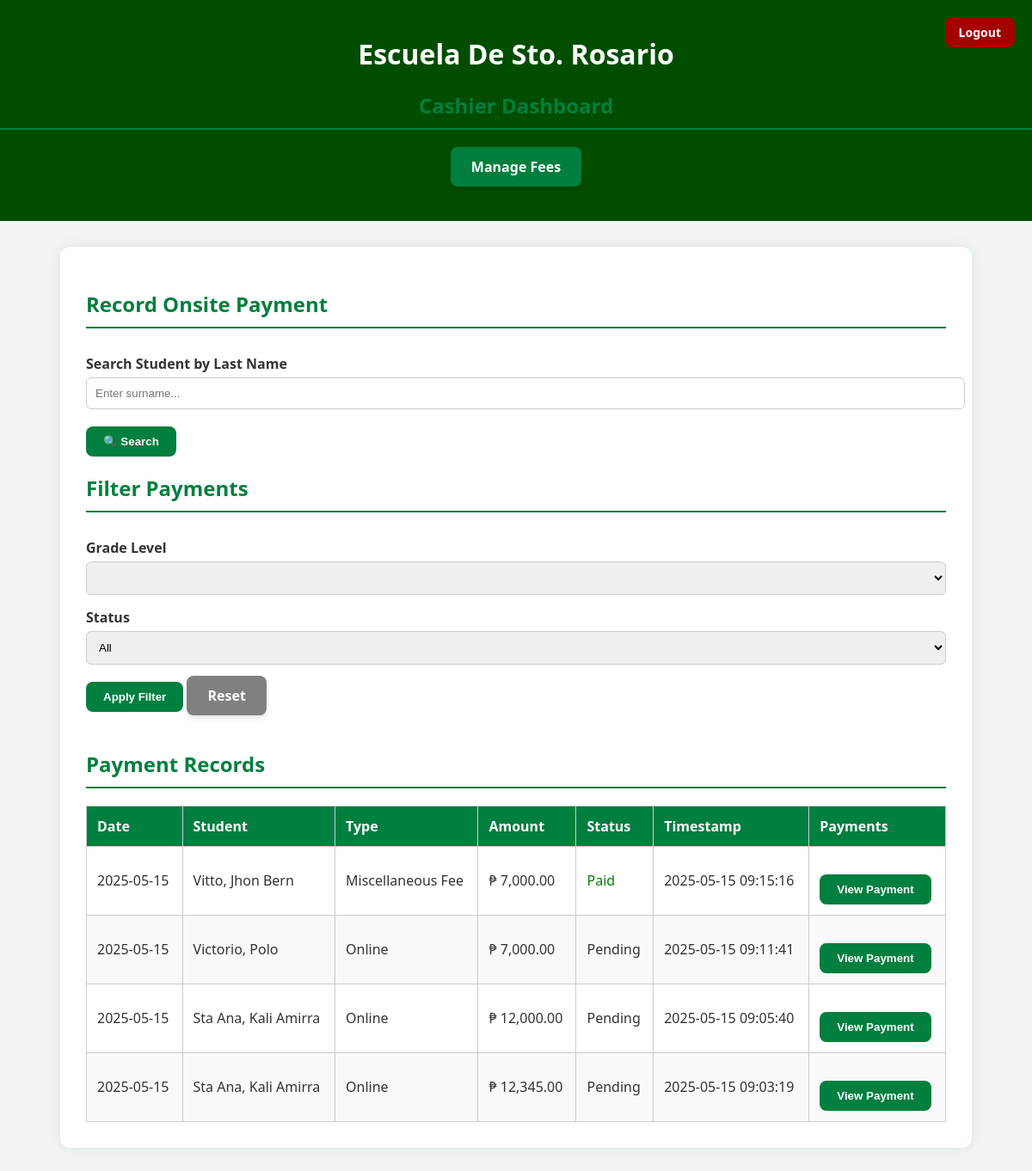
Page /Cashier/cashier_dashboard.php on the committed database.
### tables this page shows
CREATE TABLE `student_payments` (
  `id` int(11) NOT NULL,
  `student_id` varchar(20) DEFAULT NULL,
  `payment_type` varchar(100) NOT NULL,
  `amount` decimal(10,2) NOT NULL,
  `payment_status` enum('pending','paid') DEFAULT 'pending',
  `payment_date` date DEFAULT NULL,
  `created_at` timestamp NOT NULL DEFAULT current_timestamp(),
  `reference_number` varchar(100) DEFAULT NULL,
  `screenshot_path` varchar(255) DEFAULT NULL,
  `screenshot` varchar(255) DEFAULT NULL
);

CREATE TABLE `students_registration` (
  `id` int(11) NOT NULL,
  `year` varchar(50) NOT NULL,
  `course` varchar(50) DEFAULT NULL,
  `lrn` varchar(50) NOT NULL,
  `lastname` varchar(100) NOT NULL,
  `firstname` varchar(100) NOT NULL,
  `middlename` varchar(100) NOT NULL,
  `specaddress` varchar(255) NOT NULL,
  `brgy` varchar(100) NOT NULL,
  `city` varchar(100) NOT NULL,
  `mother` varchar(100) NOT NULL,
  `father` varchar(100) NOT NULL,
  `gname` varchar(100) DEFAULT NULL,
  `sex` varchar(10) NOT NULL,
  `dob` date NOT NULL,
  `religion` varchar(50) NOT NULL,
  `emailaddress` varchar(100) NOT NULL,
  `contactno` varchar(20) NOT NULL,
  `schooltype` varchar(50) NOT NULL,
  `sname` varchar(255) DEFAULT NULL,
  `created_at` timestamp NOT NULL DEFAULT current_timestamp(),
  `enrollment_status` enum('waiting','enrolled') DEFAULT 'waiting',
  `student_type` varchar(10) DEFAULT NULL
);

### Cashier/cashier_dashboard.php (the view, shortened to what this page needs)
<?php
include __DIR__ . '/../db_connection.php';
$filter_sql = "WHERE 1=1";
$payments = $conn->query("
    SELECT sp.*, sr.firstname, sr.lastname
    FROM student_payments sp
    JOIN students_registration sr ON sr.id = sp.student_id
    $filter_sql
    ORDER BY sp.created_at DESC
");
?>
<!DOCTYPE html>
<html lang="en">
<head>
</head>
<body>
<header style="position: relative;">
  <h1>Escuela De Sto. Rosario</h1>
  <h2>Cashier Dashboard</h2>
  <a href="admin_manage_fee.php" class="manage-button">Manage Fees</a>
  <a href="cashier_login.php" class="logout-btn">Logout</a>
</header>
<div class="container">
  <h2>Record Onsite Payment</h2>
  <form method="GET" action="cashier_dashboard.php">
      <label for="search_name">Search Student by Last Name</label>
      <input type="text" name="search_name" placeholder="Enter surname..." required>
      <button type="submit">🔍 Search</button>
  </form>
  <h2>Filter Payments</h2>
  <form method="GET" action="cashier_dashboard.php#filterForm" id="filterForm">
  <label>Grade Level</label>
  <select name="filter_grade_level">
  <?php
  $grade_levels_result = $conn->query("SELECT DISTINCT year FROM students_registration ORDER BY year");
  while ($gl = $grade_levels_result->fetch_assoc()):
      $selected = ($_GET['filter_grade_level'] ?? '') == $gl['year'] ? "selected" : "";
      echo "<option value='{$gl['year']}' $selected>{$gl['year']}</option>";
  endwhile;
  ?>
</select>
    <label>Status</label>
    <select name="filter_status">
      <option value="">All</option>
    </select>
    <button type="submit">Apply Filter</button>
    <a href="cashier_dashboard.php" class="manage-button" style="background-color: gray;">Reset</a>
  </form>
  <h2>Payment Records</h2>
  <table>
    <thead>
      <tr>
        <th>Date</th>
        <th>Student</th>
        <th>Type</th>
        <th>Amount</th>
        <th>Status</th>
        <th>Timestamp</th>
        <th>Payments</th>
      </tr>
    </thead>
    <tbody>
    <?php while ($row = $payments->fetch_assoc()): ?>
      <tr id="payment-row-<?php echo $row['id']; ?>">
        <td><?= date("Y-m-d", strtotime($row['created_at'])) ?></td>
        <td><?= $row['lastname'] ?>, <?= $row['firstname'] ?></td>
        <td><?= $row['payment_type'] ?></td>
        <td>₱ <?= number_format($row['amount'], 2) ?></td>
        <td class="payment-status" id="status-<?php echo $row['id']; ?>">
            <?php
              if (!empty($row['payment_status'])) {
                  if ($row['payment_status'] === 'declined') {
                      echo "<span style='color: red;'>Declined</span>";
                  } elseif ($row['payment_status'] === 'paid') {
                      echo "<span style='color: green;'>Paid</span>";
                  } else {
                      echo ucfirst(htmlspecialchars($row['payment_status']));
                  }
              } else {
                  echo "Pending";
              }
            ?>
        </td>
        <td><?= $row['created_at'] ?></td>
        <td>
          <button
            class="view-payment-btn"
            data-id="<?= $row['id'] ?>"
            data-student="<?= $row['lastname'] ?>, <?= $row['firstname'] ?>"
            data-type="<?= $row['payment_type'] ?>"
            data-amount="<?= $row['amount'] ?>"
            data-status="<?= ucfirst($row['payment_status']) ?>"
            data-reference="<?= $row['reference_number'] ?>"
            data-or="<?= $row['or_number'] ?>"
            data-screenshot="<?= $row['screenshot_path'] ?>"
          >
            View Payment
          </button>
        </td>
      </tr>
    <?php endwhile; ?>
</tbody>
</table>
</body>
</html>

### Cashier/cashier_dashboard.php (style rules this page uses)
body { font-family: 'Segoe UI', Tahoma, Geneva, Verdana, sans-serif; background-color: #f0f4f3; margin: 0; padding: 0; color: #333; }
.container { width: 90%; max-width: 1000px; margin: 30px auto; background: white; padding: 30px; border-radius: 12px; box-shadow: 0 0 15px rgba(0, 0, 0, 0.08); }
h2 { color: #007f3f; border-bottom: 2px solid #007f3f; padding-bottom: 10px; }
table { width: 100%; border-collapse: collapse; margin-top: 20px; }
table, th, td { border: 1px solid #ccc; }
th, td { padding: 12px; text-align: left; }
th { background-color: #007f3f; color: white; }
tr:nth-child(even) { background-color: #f9f9f9; }
a { color: #007f3f; text-decoration: none; font-weight: bold; }
form { margin-top: 30px; }
label { display: block; margin-top: 15px; font-weight: bold; }
select, input[type="text"], input[type="number"] { width: 100%; padding: 10px; margin-top: 5px; border: 1px solid #ccc; border-radius: 6px; }
button { margin-top: 20px; background-color: #007f3f; color: white; padding: 10px 20px; border: none; border-radius: 8px; font-weight: bold; cursor: pointer; transition: background-color 0.3s ease; }
.manage-button { display: inline-block; background-color: #007f3f; color: white; padding: 12px 24px; margin-bottom: 20px; text-decoration: none; font-size: 16px; font-weight: bold; border-radius: 8px; transition: background-color 0.3s ease, transform 0.2s ease; box-shadow: 0 4px 6px rgba(0, 0, 0, 0.1); }
header { background-color: #004d00; color: white; text-align: center; padding: 20px 0; position: relative; }
.logout-btn { position: absolute; top: 20px; right: 20px; background-color: #a30000; color: white; border: none; padding: 8px 16px; border-radius: 8px; font-weight: bold; cursor: pointer; transition: background-color 0.3s ease; text-decoration: none; font-size: 14px; }

### rows in the picture
student_payments: created_at "2025-05-15", students_registration.lastname "Vitto", students_registration.firstname "Jhon Bern", payment_type "Miscellaneous Fee", amount "7,000.00", payment_status "Paid", created_at "2025-05-15 09:15:16"
student_payments: created_at "2025-05-15", students_registration.lastname "Victorio", students_registration.firstname "Polo", payment_type "Online", amount "7,000.00", payment_status "Pending", created_at "2025-05-15 09:11:41"
student_payments: created_at "2025-05-15", students_registration.lastname "Sta Ana", students_registration.firstname "Kali Amirra", payment_type "Online", amount "12,000.00", payment_status "Pending", created_at "2025-05-15 09:05:40"
student_payments: created_at "2025-05-15", students_registration.lastname "Sta Ana", students_registration.firstname "Kali Amirra", payment_type "Online", amount "12,345.00", payment_status "Pending", created_at "2025-05-15 09:03:19"
